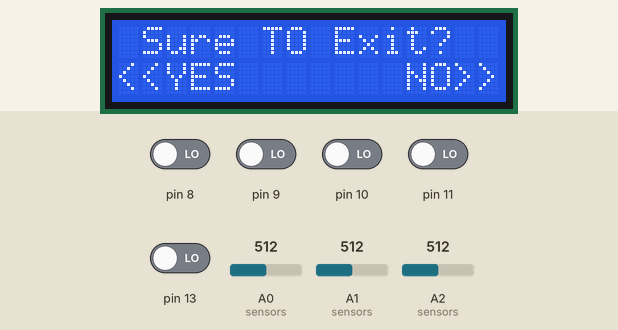
Recording of a sketch running on a simulated Arduino Uno, built with avr-gcc and run on an emulated ATmega328P. Parts: 16×2 character LCD. The inputs (shaded band) are chosen by the test bench; at power-on: pin 8–11, pin 13 LOW, A0 (sensors) = 512, A1 (sensors) = 512, A2 (sensors) = 512. What the sketch prints to the serial monitor is not drawn.

Above: at 1.2 s.
1.3 s: pin 13 driven HIGH
At 2.25 s:
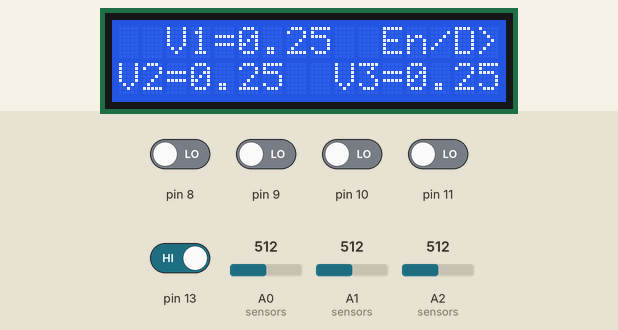
4.8 s: pin 9 driven HIGH
At 7.0 s:
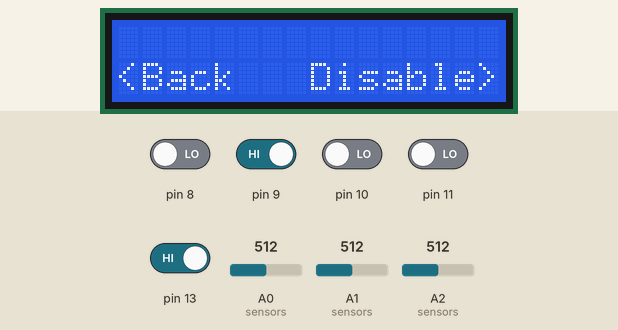
7.3 s: pin 13 driven LOW
At 7.9 s:
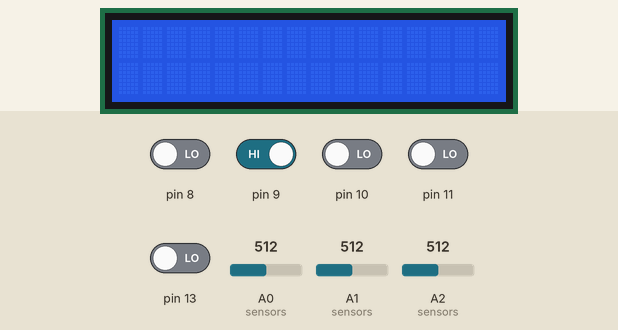
12.3 s: pin 10 driven HIGH
Timing chart, 0 to 15.0 s (numbered marks = the images above; inputs shaded):
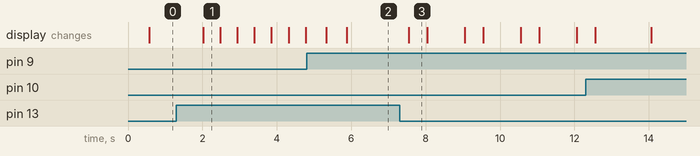

Measured:
- after the input at 1.3 s, the display: changes after 0.73 s (image 1)
- after the input at 4.8 s, the display: first changes after 0.53 s (image 2 shows a later state)
- after the input at 7.3 s, the display: changes after 0.24 s (image 3)
- what the display in image 1 shows lasts 0.5 s, from 2.0 s to 2.5 s

The sketch:

task1_atm.ino
```cpp
float y1[10]={0,0,0,0,0,0,0,0,0,0};
float y2[10]={0,0,0,0,0,0,0,0,0,0};
float y3[10]={0,0,0,0,0,0,0,0,0,0};
int x =1;
int o1= 1 ;int o2=1;int o3 =1 ;
int ff,ff2,ff3=1;
float v1 ,v2,v3;

int t8,t9 ,t10,t11 =0;

float avg1,avg2,avg3;

#include <LiquidCrystal.h>

LiquidCrystal lcd(2,3,4,5,6,7);//Rs ,E ,DB4 , DB5

int f=0; // to Enter Clear Display one time
int z =0;

void setup()
{
  Serial.begin(9600);
  pinMode(8, INPUT);
  pinMode(9, INPUT);
  pinMode(10, INPUT);
  pinMode(11, INPUT);
  pinMode(12, INPUT);
  lcd.begin(16, 2);

   //mainlcd();
}


void loop()
{
  //if (digitalRead(13)==HIGH){Serial.print("hiiii");}
  if((digitalRead(13)==HIGH) || z==1){
  delay(50);
  sensors();
  if(digitalRead(8)==HIGH){t8++;delay(500);}
  if(digitalRead(9)==HIGH){delay(500);t9++;}
  if(digitalRead(10)==HIGH){t10++;delay(500);}
  if(digitalRead(11)==HIGH){t11++;delay(500);}
  if (t8==0 && t9==0 && t10==0 && t11==0){mainlcd();}
  if (t8==0 && t9==1 && t10==0 && t11==0){lcd.clear();lcd.setCursor(3,0);lcd.print("Select Sen");lcd.setCursor(0,0);lcd.print("<1");lcd.setCursor(14,0);lcd.print("2>");lcd.setCursor(0,1);lcd.print("<3");lcd.setCursor(11,1);lcd.print("Back>");}

  if (t8==1 && t9==1 && t10==0 && t11==0){if(o1==1){screen3_ds();}
                                         if(o1==0){screen3_en();}
                    }
  if (t8==0 && t9==2 && t10==0 && t11==0){if(o2==1){screen3_ds();}
                                         if(o2==0 ){screen3_en();}
                                      }
  if (t8==0 && t9==1 && t10==1 && t11==0){if(o3==1 ){screen3_ds();}
                                          if(o3==0 ){screen3_en();}
                                      }


         if(t8==1 && t9==1 && t10==0 && t11 ==1 && o1==1){o1=0;t8=0;t9=0;t10=0;t11=0;delay(500);} //disable sensor 1
         if(t8==1 && t9==1 && t10==0 && t11 ==1 && o1==0){o1=1;t8=0;t9=0;t10=0;t11=0;delay(500);} //Enable sensor 1
         if(t8==1 && t9==1 && t10==1 && t11 ==0){t8==1; t9==1; t10==0; t11==0;delay(500);} //Back

         if(t8==0 && t9==2 && t10==0 && t11 ==1 && o2==1 ){o2=0;t8=0;t9=0;t10=0;t11=0;delay(500);} //disable sensor 2
         if(t8==0 && t9==2 && t10==0 && t11 ==1 && o2==0 ){o2=1;t8=0;t9=0;t10=0;t11=0;delay(500);} //Enable sensor 2
         if(t8==0 && t9==2 && t10==1 && t11==0){t8==0;t9==2 ; t10==0 ; t11==0;delay(500);} //Back

         if(t8==0 && t9==1 && t10==1 && t11 ==1 && o3==1 ){o3=0;t8=0;t9=0;t10=0;t11=0;delay(500);} //disable sensor 3
         if(t8==0 && t9==1 && t10==1 && t11 ==1 && o3==0 ){o3=1;t8=0;t9=0;t10=0;t11=0;delay(500);} //Enable sensor 3
         if(t8==0 && t9==1 && t10==2 && t11==0){t8==0; t9==1; t10==1;t11==0;delay(500);} //Back
    Serial.println(String (t8)+ String(t9) +String(t10)+String(t11));
    if  ((t8 ||t9||t10||t11) >4 ){t8=0 ;t9=0;t10=0;t11=0;}
  }
   if((!(digitalRead(13)==HIGH)) &( z==0)) {

      if(digitalRead(10)==HIGH){t10++;delay(500);}
      if(digitalRead(11)==HIGH){t11++;delay(500);}
        if(t10==0 && t11==0){lcd.clear();delay(500);lcd.setCursor(1,0);lcd.print("Sure TO Exit?");lcd.setCursor(0,1);lcd.print("<<YES");lcd.setCursor(12,1);lcd.print("NO>>");delay(1000);}
         if(t10==1 && t11==0){lcd.clear();} //Yes
          if(t10==0 && t11==1){lcd.clear();z=1;t8=0 ;t9=0;t10=0;t11=0;delay(500);} //No
          Serial.println(String (t8)+ String(t9) +String(t10)+String(t11));
    }
}
////////////////////////////////////////////////////////////////////////////////////////////////////////////////////////////////////////////////////////////////////////
void sensors(){

  //ff=1;ff2=1;ff3=1;
  float sum1,sum2,sum3=0;
  avg1,avg2,avg3 =0;
 if(o1==1){float r1 = analogRead(A0);v1 = r1 * (5 / 1023.0);}if(o1==0){ v1 = 0;}
  if(o2==1){float r2 = analogRead(A1);v2 = r2 * (5 / 1023.0);}if(o2==0){v2 = 0;}
  if(o3==1){float r3 = analogRead(A2);v3 = r3 * (5 / 1023.0);}if(o3==0){v3 = 0;}
 for (int i = 0 ; i<9;i++){y1[i]=y1[i+1];y2[i]=y2[i+1];y3[i]=y3[i+1];}
  y1[9] = v1;y2[9] = v2; y3[9] = v3;
  for (int i = 0 ; i < 10 ; i++){sum1 += y1[i] ;sum2 += y2[i] ;sum3 += y3[i] ;}
  avg1 = sum1/10 ;
  avg2 = sum2/10 ;
  avg3 = sum3/10 ;

  }
////////////////////////////////////////////////////////////////////////////////////////////////
 void mainlcd(){
  delay(400);
  lcd.clear();
  lcd.setCursor(11,0);lcd.print("En/D>");
  //lcd.setCursor(13,1);lcd.print("OFF");
  lcd.setCursor(2,0);lcd.print("V1="+String(avg1));
  lcd.setCursor(0,1);lcd.print("V2="+String(avg2));
  lcd.setCursor(9,1);lcd.print("V3="+String(avg3));
  }
////////////////////////////////////////////////////////////////////////////////////////////////////////////////////////////////////////////////////////////////////
void screen3_en(){delay(500);lcd.clear();lcd.setCursor(0,1);lcd.print("<Back");lcd.setCursor(9,1);lcd.print("Enable>");}
void screen3_ds(){lcd.clear();lcd.setCursor(0,1);lcd.print("<Back");lcd.setCursor(8,1);lcd.print("Disable>");}
/////////////////////////////////////////////////////////////////////////////////////////////////////////
```
